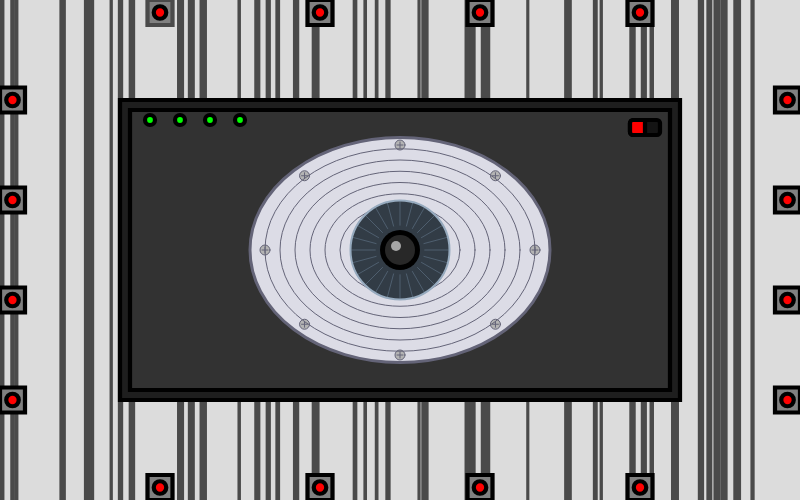
Frame 1 (no input)
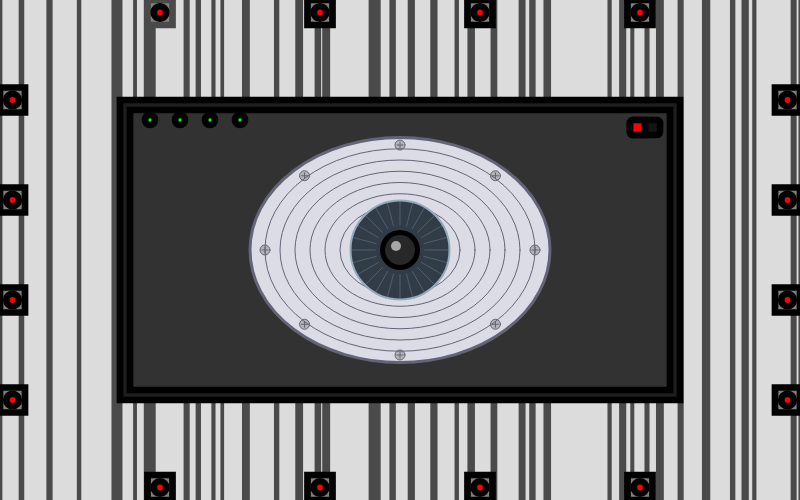
Frame 60 (no input)
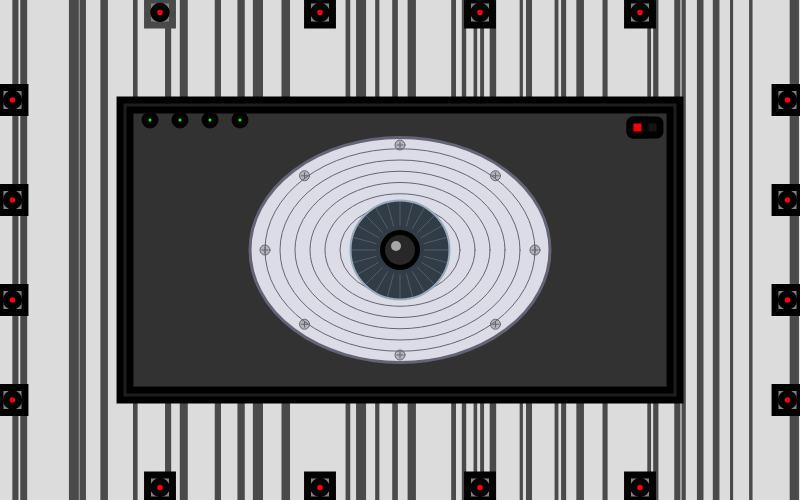
Frame 120 (the mouse pressed at the canvas centre since frame 60)

The p5.js sketch that drew these frames (run headless with seeded random() and noise() and a simulated clock; from frame 60 on, the mouse is pressed at the canvas centre):

// p5.js sketch
// ── sketch.js
let eyeRadius = 150;
let eyeCenterX, eyeCenterY;
let irisRadius = 50;
let chaosFactor = 0;
let maxChaosFactor = 2;
let pupilCircles = [];
let splitThreshold = 15;
let splitSpeed = 0.01;
let maxMatters = 200;
let routerWidth, routerHeight, routerX, routerY;
let antennas = [];
let minPupilSize = 3;
let maxPupilSize = 20;
let maxPupilCount = 20;
const WIRE_COUNT = 50;
const WIRE_COLOR = '#4a4a4a';
let isRouterOn = false; 
function setup() {
createCanvas(800, 500);

  eyeCenterX = width / 2;
  eyeCenterY = height / 2;
  eyeRadius = min(width, height) * 0.3;
  irisRadius = eyeRadius * 0.33;
  routerWidth = width * 0.7;
  routerHeight = height * 0.6;
  routerX = (width - routerWidth) / 2;
  routerY = (height - routerHeight) / 2;
  createAntennas();
  pupilCircles.push(new PupilCircle(eyeCenterX, eyeCenterY, 25, 0, 0));
  updateAntennaConnections();
}
function draw() {
  background(220); 
  drawServerRoomBackground();
  updateChaosFactor();
  updatePupils();
  drawRouter();
  drawEye();
  drawAntennas();
  drawRouterSwitch();
}
function drawRouter() {
  push();
  fill(30, 30, 30);
  stroke(0);
  rect(routerX, routerY, routerWidth, routerHeight);
  fill(50, 50, 50);
  rect(routerX + 10, routerY + 10, routerWidth - 20, routerHeight - 20);
  for (let i = 0; i < 4; i++) {
    fill(0, 255, 0);
    let ledSize = 10;
    ellipse(routerX + 30 + i * 30, routerY + 20, ledSize);
  }
  pop();
}
function drawEye() {
  push();
  let maxOffset = eyeRadius - irisRadius;
  let irisOffsetX = map(noise(frameCount * 0.01, 0), 0, 1, -maxOffset, maxOffset) * chaosFactor;
  let irisOffsetY = map(noise(frameCount * 0.01, 100), 0, 1, -maxOffset/2, maxOffset/2) * chaosFactor;
  let irisX = eyeCenterX + irisOffsetX;
  let irisY = eyeCenterY + irisOffsetY;
  fill(220, 220, 230);
  stroke(100, 100, 120);
  strokeWeight(3);
  ellipse(eyeCenterX, eyeCenterY, eyeRadius * 2, eyeRadius * 1.5);
  stroke(100, 100, 120);
  strokeWeight(1);
  fill(180);
  for (let i = 0; i < 8; i++) {
    let angle = i * TWO_PI / 8;
    let screwX = eyeCenterX + cos(angle) * (eyeRadius * 0.9);
    let screwY = eyeCenterY + sin(angle) * (eyeRadius * 0.7);
    ellipse(screwX, screwY, 10, 10);
    line(screwX - 3, screwY, screwX + 3, screwY);
    line(screwX, screwY - 3, screwX, screwY + 3);
  }
  noFill();
  for (let r = eyeRadius * 0.2; r < eyeRadius; r += eyeRadius * 0.1) {
    ellipse(eyeCenterX, eyeCenterY, r * 2, r * 1.5);
  }
  fill(50, 60, 70);
  noStroke();
  ellipse(irisX, irisY, irisRadius * 2);
  stroke(100, 120, 140, 150);
  strokeWeight(1);
  for (let i = 0; i < 360; i += 15) {
    let angle = radians(i);
    line(irisX + cos(angle) * irisRadius * 0.5, irisY + sin(angle) * irisRadius * 0.5,
         irisX + cos(angle) * irisRadius, irisY + sin(angle) * irisRadius);
  }
  noFill();
  stroke(150, 170, 190);
  strokeWeight(2);
  ellipse(irisX, irisY, irisRadius * 2);
  pupilCircles.forEach(pc => { 
    pc.update(irisOffsetX, irisOffsetY); 
    pc.display(); 
  });
  pop();
}
function createAntennas() {
  antennas = []; 
  let antennaCount = 4;
  let antennaSize = min(width, height) * 0.05;
  for (let i = 0; i < antennaCount; i++) {
    let x = width * (i + 1) / (antennaCount + 1);
    antennas.push(new Antenna(x - antennaSize / 2, 0, x, routerY, antennaSize));
  }
  for (let i = 0; i < antennaCount; i++) {
    let x = width * (i + 1) / (antennaCount + 1);
    antennas.push(new Antenna(x - antennaSize / 2, height - antennaSize, x, routerY + routerHeight, antennaSize));
  }
  for (let i = 0; i < antennaCount; i++) {
    let y = height * (i + 1) / (antennaCount + 1);
    antennas.push(new Antenna(0, y - antennaSize / 2, routerX, y, antennaSize));
  }
  for (let i = 0; i < antennaCount; i++) {
    let y = height * (i + 1) / (antennaCount + 1);
    antennas.push(new Antenna(width - antennaSize, y - antennaSize / 2, routerX + routerWidth, y, antennaSize));
  }
}
function drawAntennas(){
  antennas.forEach(a => a.draw());
  if (frameCount % 10 === 0) {
    let attachedAntennas = antennas.filter(a => a.isAttached);
    if (attachedAntennas.length >= 2) {
      for (let i = 0; i < 3; i++) {
        let sourceAntenna = random(attachedAntennas);
        let targetAntenna;
        do {
          targetAntenna = random(attachedAntennas);
        } while (targetAntenna === sourceAntenna); //this makes sure that the source antenna and target antenna are not the same, otherwise it will keep looping
        sourceAntenna.addBeam(targetAntenna);
      }
    }
  }
}
function mousePressed() {
  let switchX = routerX + routerWidth - 50;
  let switchY = routerY + 20;
  let switchWidth = 30;
  let switchHeight = 15;
  if (mouseX > switchX && mouseX < switchX + switchWidth &&
      mouseY > switchY && mouseY < switchY + switchHeight) {
    isRouterOn = !isRouterOn;
    updateAntennaConnections();
    return; 
  }
  antennas.forEach(a => {
    if (a.isPointInside(mouseX, mouseY)) {
      a.toggleAttach();
      updateChaosFactor(); 
    }
  });
}
function updateAntennaConnections() {
  antennas.forEach(antenna => {
    if (isRouterOn && !antenna.isAttached) {
      antenna.toggleAttach();
    } else if (!isRouterOn && antenna.isAttached) {
      antenna.toggleAttach();
    }
  });
  updateChaosFactor();
}
class PupilCircle {
  constructor(x, y, r, angle, distance) {
    this.x = x;
    this.y = y;
    this.r = r;
    this.angle = angle;
    this.distance = distance;
    this.speed = random(0.02, 0.1);
  }
  update(irisOffsetX, irisOffsetY) {
    this.angle += (noise(this.x * 0.01, this.y * 0.01, frameCount * 0.01) - 0.5) * this.speed * (1 + chaosFactor * 2);
    this.distance = constrain(
      this.distance + random(-2, 2) * chaosFactor,
      0,
      irisRadius - this.r
    );
    this.x = eyeCenterX + irisOffsetX + cos(this.angle) * this.distance;
    this.y = eyeCenterY + irisOffsetY + sin(this.angle) * this.distance;
    this.x += random(-1, 1) * chaosFactor;
    this.y += random(-1, 1) * chaosFactor;
  }
  display() {
    fill(0);
    noStroke();
    ellipse(this.x, this.y, this.r * 2);
    fill(40);
    ellipse(this.x, this.y, this.r * 1.5);
    fill(255, 255, 255, 150);
    ellipse(this.x - this.r * 0.2, this.y - this.r * 0.2, this.r * 0.5);
  }
}
class Antenna {
  constructor(x, y, routerX, routerY, size) {
    this.baseX = x;
    this.baseY = y;
    this.baseSize = size;
    this.contactRadius = size * 0.25;
    this.contactX = routerX;
    this.contactY = routerY;
    this.wireStartX = this.baseX + this.baseSize / 2;
    this.wireStartY = this.baseY + this.baseSize / 2;
    this.wireEndX = this.wireStartX;
    this.wireEndY = this.wireStartY;
    this.isAttached = false;
    this.isAnimating = false;
    this.beamTarget = null;
    this.beamProgress = 0;
    this.beamSpeed = 0.1;
    this.maxBeams = 3;
    this.beams = [];
    this.targetX = this.baseX + this.baseSize / 2;
    this.targetY = this.baseY + this.baseSize / 2;
  }
  draw() {
    fill('gray');
    rect(this.baseX, this.baseY, this.baseSize, this.baseSize);
    stroke('black');
    line(this.wireStartX, this.wireStartY, this.wireEndX, this.wireEndY);
    fill(this.isAttached ? 'green' : 'red');
    ellipse(this.wireEndX, this.wireEndY, this.contactRadius * 2);
    for (let i = this.beams.length - 1; i >= 0; i--) {
      let beam = this.beams[i];
      let beamX = lerp(this.wireEndX, beam.target.wireEndX, beam.progress);
      let beamY = lerp(this.wireEndY, beam.target.wireEndY, beam.progress);
      fill(0, 255, 0, 150);
      noStroke();
      ellipse(beamX, beamY, 5, 5);
      beam.progress += this.beamSpeed;
      if (beam.progress >= 1) {
        this.beams.splice(i, 1);
      }
    }
  }
  toggleAttach() {
    if (this.isAnimating) return;
    this.isAnimating = true;
    if (!this.isAttached || isRouterOn) {
      this.targetX = this.contactX;
      this.targetY = this.contactY;
    } else {
      this.targetX = this.baseX + this.baseSize / 2;
      this.targetY = this.baseY + this.baseSize / 2;
    }
    const animate = () => {
      const dx = this.targetX - this.wireEndX;
      const dy = this.targetY - this.wireEndY;
      const distance = dist(this.wireEndX, this.wireEndY, this.targetX, this.targetY);
      if (distance > 1) {
        this.wireEndX += dx * 0.1;
        this.wireEndY += dy * 0.1;
      } else {
        this.wireEndX = this.targetX;
        this.wireEndY = this.targetY;
        this.isAttached = !this.isAttached;
        this.isAnimating = false;
      }
    };
    const animationInterval = setInterval(() => {
      animate();
      if (!this.isAnimating) {
        clearInterval(animationInterval);
      }
    }, 16);
  }
  isPointInside(x, y) {
    return dist(x, y, this.wireEndX, this.wireEndY) <= this.contactRadius;
  }
  setBeamTarget(target) {
    this.beamTarget = target;
    this.beamProgress = 0;
  }
  addBeam(target) {
    if (this.beams.length < this.maxBeams) {
      this.beams.push({ target: target, progress: 0 });
    }
  }
  update() {
    if (isRouterOn) {
      this.isAttached = true;
      this.attachedX = routerX;
      this.attachedY = routerY;
      this.x = lerp(this.x, this.attachedX, 0.1);
      this.y = lerp(this.y, this.attachedY, 0.1);
    } else {
      this.isAttached = false;
    }

  }
}
function updateChaosFactor() {
  let attachedAntennas = antennas.filter(a => a.isAttached).length;
  chaosFactor = map(attachedAntennas, 0, antennas.length, 0, maxChaosFactor);
}
function updatePupils() {
  let attachedAntennas = antennas.filter(a => a.isAttached).length;
  let targetPupilCount = map(attachedAntennas, 0, antennas.length, 1, maxPupilCount);
  targetPupilCount = Math.round(targetPupilCount);
  while (pupilCircles.length < targetPupilCount) {
    let largestPupil = pupilCircles.reduce((a, b) => a.r > b.r ? a : b);//the reason I write this is because I know reduce() will return the first element that satisfies the condition
    if (largestPupil.r > minPupilSize * 1.5) { 
      let newSize = largestPupil.r * 0.6; 
      largestPupil.r = newSize;
      for (let i = 0; i < 2; i++) { 
        pupilCircles.push(new PupilCircle(
          largestPupil.x + random(-15, 15),
          largestPupil.y + random(-15, 15),
          newSize,
          random(TWO_PI),
          random(irisRadius - newSize)
        ));
      }
    } else {
      break;
    }
  }
  while (pupilCircles.length > targetPupilCount && pupilCircles.length > 1) {
    let smallestPupils = pupilCircles.sort((a, b) => a.r - b.r).slice(0, 2);//the reason I write this is because I know sort() sort elements based on the return value of comparions
    let newSize = min(sqrt(smallestPupils[0].r * smallestPupils[0].r + smallestPupils[1].r * smallestPupils[1].r), maxPupilSize);
    smallestPupils[0].r = newSize;
    smallestPupils[0].x = (smallestPupils[0].x + smallestPupils[1].x) / 2;
    smallestPupils[0].y = (smallestPupils[0].y + smallestPupils[1].y) / 2;
    pupilCircles = pupilCircles.filter(p => p !== smallestPupils[1]);
  }
  pupilCircles.forEach(p => {
    p.r = constrain(p.r, minPupilSize, maxPupilSize);
  });
  if (pupilCircles.length === 0) {
    pupilCircles.push(new PupilCircle(eyeCenterX, eyeCenterY, 15, 0, 0));
  }
}
function drawServerRoomBackground() {
  stroke(WIRE_COLOR);
  for (let i = 0; i < WIRE_COUNT; i++) {
    let x = map(i, 0, WIRE_COUNT - 1, 0, width);
    let offset = random(-50, 50);
    let thickness = random(3, 8);
    strokeWeight(thickness);
    line(x + offset, 0, x + offset, height);
  }
}
function drawRouterSwitch() {
  let switchX = routerX + routerWidth - 50; 
  let switchY = routerY + 20;
  let switchWidth = 30;
  let switchHeight = 15;
  fill(20, 20, 20);
  stroke(0);
  rect(switchX, switchY, switchWidth, switchHeight, 3);
  if (isRouterOn) {
    fill(0, 255, 0);
    rect(switchX + switchWidth / 2, switchY, switchWidth / 2, switchHeight, 0, 3, 3, 0);
  } else {
    fill(255, 0, 0);
    rect(switchX, switchY, switchWidth / 2, switchHeight, 3, 0, 0, 3);
  }
}
